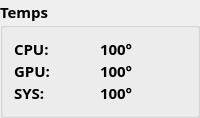
            <widget class="QGroupBox" name="temp_box">
             <property name="sizePolicy">
              <sizepolicy hsizetype="Minimum" vsizetype="Preferred">
               <horstretch>0</horstretch>
               <verstretch>0</verstretch>
              </sizepolicy>
             </property>
             <property name="maximumSize">
              <size>
               <width>16777215</width>
               <height>16777215</height>
              </size>
             </property>
             <property name="font">
              <font>
               <family>TT Squares</family>
               <pointsize>11</pointsize>
               <italic>false</italic>
               <bold>true</bold>
              </font>
             </property>
             <property name="cursor">
              <cursorShape>ArrowCursor</cursorShape>
             </property>
             <property name="title">
              <string>Temps</string>
             </property>
             <layout class="QGridLayout" name="gridLayout_2">
              <property name="topMargin">
               <number>10</number>
              </property>
              <property name="spacing">
               <number>0</number>
              </property>
              <item row="0" column="1">
               <widget class="QLabel" name="cpuTempValue">
                <property name="sizePolicy">
                 <sizepolicy hsizetype="Preferred" vsizetype="Preferred">
                  <horstretch>0</horstretch>
                  <verstretch>0</verstretch>
                 </sizepolicy>
                </property>
                <property name="font">
                 <font>
                  <family>TT Squares</family>
                  <pointsize>11</pointsize>
                  <fontweight>Light</fontweight>
                 </font>
                </property>
                <property name="cursor">
                 <cursorShape>ArrowCursor</cursorShape>
                </property>
                <property name="text">
                 <string>100°</string>
                </property>
               </widget>
              </item>
              <item row="2" column="1">
               <widget class="QLabel" name="gpuTempValue">
                <property name="sizePolicy">
                 <sizepolicy hsizetype="Preferred" vsizetype="Preferred">
                  <horstretch>0</horstretch>
                  <verstretch>0</verstretch>
                 </sizepolicy>
                </property>
                <property name="font">
                 <font>
                  <family>TT Squares</family>
                  <pointsize>11</pointsize>
                  <fontweight>Light</fontweight>
                 </font>
                </property>
                <property name="cursor">
                 <cursorShape>ArrowCursor</cursorShape>
                </property>
                <property name="text">
                 <string>100°</string>
                </property>
               </widget>
              </item>
              <item row="4" column="0">
               <widget class="QLabel" name="sysTempLabel">
                <property name="sizePolicy">
                 <sizepolicy hsizetype="Preferred" vsizetype="Preferred">
                  <horstretch>0</horstretch>
                  <verstretch>0</verstretch>
                 </sizepolicy>
                </property>
                <property name="font">
                 <font>
                  <family>TT Squares</family>
                  <pointsize>11</pointsize>
                  <bold>true</bold>
                 </font>
                </property>
                <property name="cursor">
                 <cursorShape>ArrowCursor</cursorShape>
                </property>
                <property name="text">
                 <string>SYS:</string>
                </property>
               </widget>
              </item>
              <item row="4" column="1">
               <widget class="QLabel" name="sysTempValue">
                <property name="sizePolicy">
                 <sizepolicy hsizetype="Preferred" vsizetype="Preferred">
                  <horstretch>0</horstretch>
                  <verstretch>0</verstretch>
                 </sizepolicy>
                </property>
                <property name="font">
                 <font>
                  <family>TT Squares</family>
                  <pointsize>11</pointsize>
                  <fontweight>Light</fontweight>
                 </font>
                </property>
                <property name="cursor">
                 <cursorShape>ArrowCursor</cursorShape>
                </property>
                <property name="text">
                 <string>100°</string>
                </property>
               </widget>
              </item>
              <item row="2" column="0">
               <widget class="QLabel" name="gpuTempLabel">
                <property name="sizePolicy">
                 <sizepolicy hsizetype="Preferred" vsizetype="Preferred">
                  <horstretch>0</horstretch>
                  <verstretch>0</verstretch>
                 </sizepolicy>
                </property>
                <property name="font">
                 <font>
                  <family>TT Squares</family>
                  <pointsize>11</pointsize>
                  <bold>true</bold>
                 </font>
                </property>
                <property name="cursor">
                 <cursorShape>ArrowCursor</cursorShape>
                </property>
                <property name="text">
                 <string>GPU:</string>
                </property>
               </widget>
              </item>
              <item row="0" column="0">
               <widget class="QLabel" name="cpuTempLabel">
                <property name="sizePolicy">
                 <sizepolicy hsizetype="Preferred" vsizetype="Preferred">
                  <horstretch>0</horstretch>
                  <verstretch>0</verstretch>
                 </sizepolicy>
                </property>
                <property name="font">
                 <font>
                  <family>TT Squares</family>
                  <pointsize>11</pointsize>
                  <bold>true</bold>
                 </font>
                </property>
                <property name="cursor">
                 <cursorShape>ArrowCursor</cursorShape>
                </property>
                <property name="text">
                 <string>CPU:</string>
                </property>
               </widget>
              </item>
             </layout>
            </widget>
